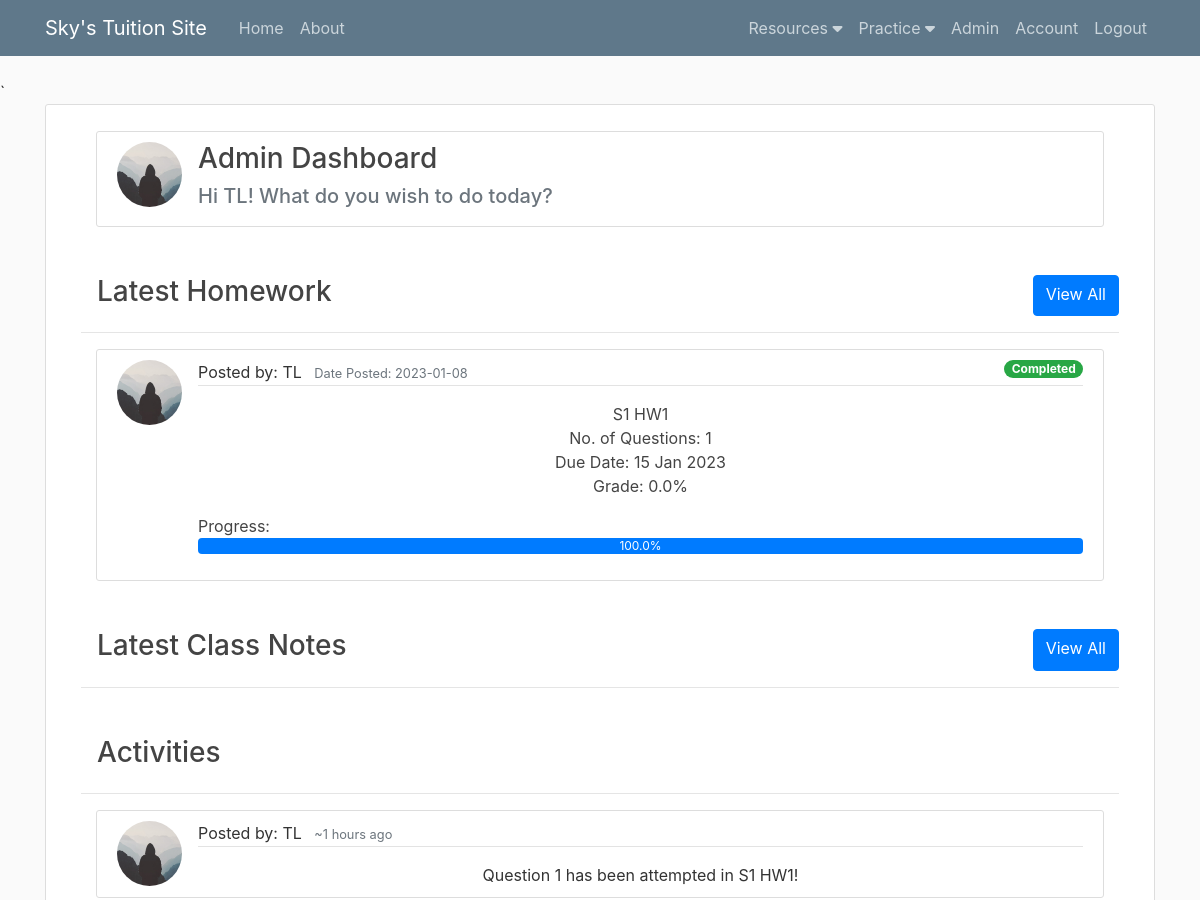
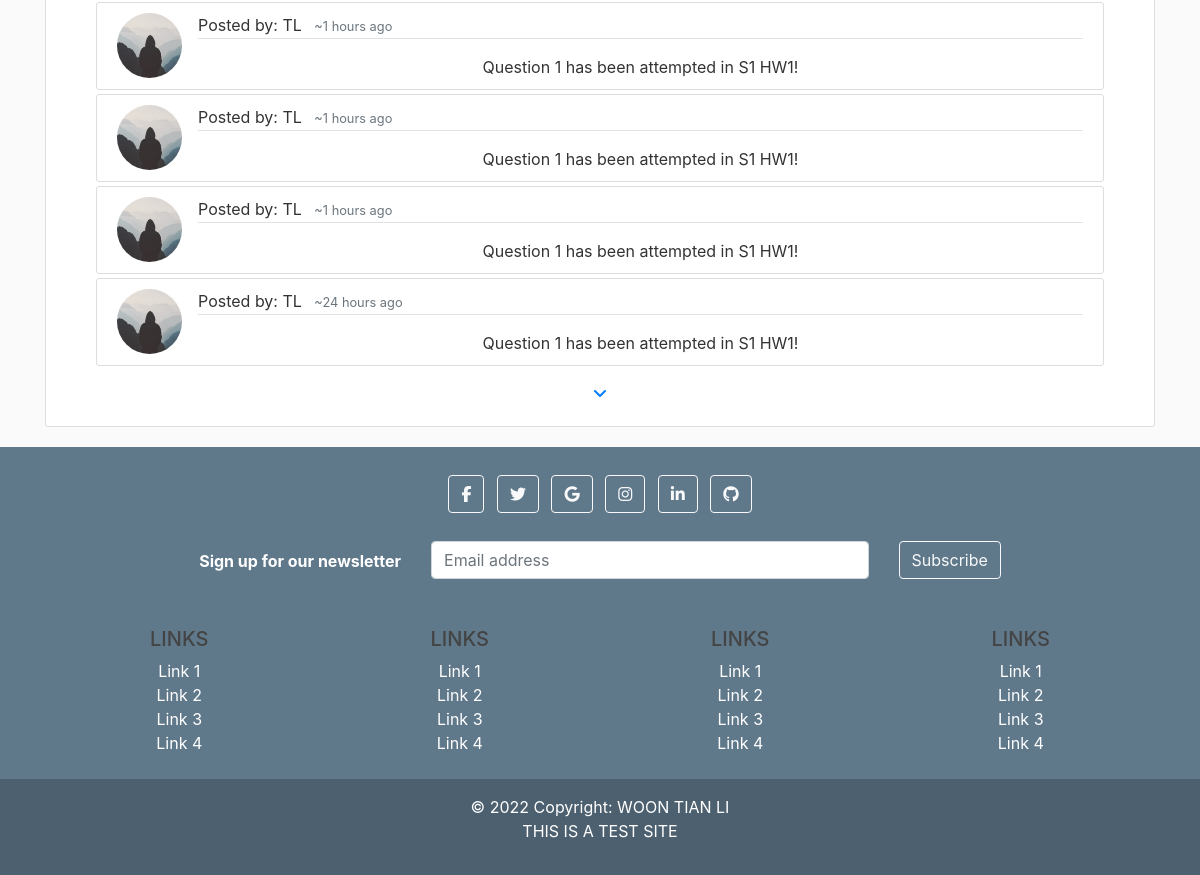
Screenshot of /home (signed in) with the database file from the repository (2 pictures, top to bottom).
### flaskblog/models.py (models this page shows, shortened)
class User(db.Model, UserMixin): #Creating user table in DB
    id = db.Column(db.Integer, primary_key = True) #ID defined as an integer and to be the primary key)
    username = db.Column(db.String(20), unique=True, nullable=False) #name to be a string, max 20 characters, must be unique, and required, cannot be null
    email = db.Column(db.String(120), unique=True, nullable=False)
    image_file = db.Column(db.String(20), nullable=False, default='default.jpg') #user image defaults to a default.jpg
    password = db.Column(db.String(60), nullable=False)
    account_type = db.Column(db.String(60), nullable=False)
    notes = db.relationship('Note', backref='author', lazy=True)
    homeworks = db.relationship('Homework', backref='author', lazy=True)
    activities = db.relationship('Activity', backref='author', lazy=True)
    topics = db.Column(db.String(1000))
    topics_check = db.Column(db.String(1000))
    description1 = db.Column(db.String(1000))
    date1 = db.Column(db.Date)
    time1 = db.Column(db.Time)
    description2 = db.Column(db.String(1000))
    date2 = db.Column(db.Date)
    time2 = db.Column(db.Time)
    description3 = db.Column(db.String(1000))
    date3 = db.Column(db.Date)
    time3 = db.Column(db.Time)
    description4 = db.Column(db.String(1000))
    date4 = db.Column(db.Date)
    time4 = db.Column(db.Time)
    grade = db.Column(db.String(200))

class Homework(db.Model): #Creating homework table in DB
    id = db.Column(db.Integer, primary_key = True)
    title = db.Column(db.String(100), nullable=False)
    student_id = db.Column(db.Integer, nullable=False)
    deadline = db.Column(db.DateTime, nullable=False, default = datetime.now)
    date_posted = db.Column(db.DateTime, nullable=False, default = datetime.now)
    user_id = db.Column(db.Integer, db.ForeignKey('user.id'), nullable=False) #foreign key links to User table
    questions = db.relationship('Question', backref='hwk', lazy=True)
    workings = db.relationship('Working', backref='hwk', lazy=True)

class Activity(db.Model):
    id = db.Column(db.Integer, primary_key = True)
    description = db.Column(db.String(1000), nullable=False)
    student_id = db.Column(db.Integer, nullable=False)
    date_posted = db.Column(db.DateTime, nullable=False, default = datetime.now)
    user_id = db.Column(db.Integer, db.ForeignKey('user.id'), nullable=False) #foreign key links to User table

### flaskblog/main/routes.py (the view, shortened to what this page needs)
@main.route("/") #Routes are created bring our browers to different pages. "/" represents the root or home page
@main.route("/home") #Both routes bring to the same page
@login_required
def home():
    image_file = url_for('static', filename='profile_pics/' + current_user.image_file)
    if current_user.topics:
        topics = current_user.topics.split(',')
        checks = current_user.topics_check.split(',')
    else:
        topics = []
        checks = []
    if current_user.account_type == 'Admin':
        homework = Homework.query.order_by(Homework.date_posted.desc()).first()
        note = Note.query.order_by(Note.date_posted.desc()).first()
        activities = Activity.query.order_by(Activity.date_posted.desc()).all()
    if homework == None:
        homework = []
        id_arr = []
    else:
        id_arr = [homework.id]
    if note == None:
        note = []
    date_now = datetime.datetime.now()
    activities_date_arr=[]
    for activity in activities:
        activities_date_arr.append(round((date_now-activity.date_posted).total_seconds()/3600))
    pt_arr = []
    question_count_arr = []
    attempt_percentage_arr = []
    correct_percentage_arr = []
    for i in id_arr:
        question_count_arr.append(Question.query.filter_by(homework_id=i).count())
        pt_arr.append(Working.query.filter_by(homework_id=i, point=0).count())
        if Question.query.filter_by(homework_id=i).count() != 0:
            attempt_percentage_arr.append(round((Working.query.filter_by(homework_id=i).count()/Question.query.filter_by(homework_id=i).count())*100,2))
            total_parts = 0
            wrong_parts = 0
            for j in Question.query.filter_by(homework_id=i).all():
                temp = 0
                for k in j.qn_answer.split(';'):
                    if k != "":
                        total_parts += 1
                        temp += 1
                try:
                    (Working.query.filter_by(question_id=j.id).first()).point
                except:
                    wrong_parts += temp
            for j in Working.query.filter_by(homework_id=i).all():
                wrong_parts += j.point
            correct_percentage_arr.append(round(((total_parts-wrong_parts)/total_parts)*100,2))
        else:
            attempt_percentage_arr.append(0)
            correct_percentage_arr.append(0)
    df = pd.DataFrame({'id': id_arr, 'pt': pt_arr, 'count': question_count_arr, 'attempt_percentage': attempt_percentage_arr, 'correct_percentage': correct_percentage_arr})
    return render_template('home.html', image_file=image_file, homework=homework, note=note, activities=activities,
                           activities_date_arr=activities_date_arr,df=df, topics=topics, checks=checks)

### flaskblog/models.py (called while the page is built)
@login_manager.user_loader
def load_user(user_id):
    return User.query.get(int(user_id))

### flaskblog/templates/home.html (shortened to what this page needs)
{% extends "layout.html" %}
{% block content %}
    <div class="content-section text-center" style="min-height:50vh">
        <div class="container-fluid">
            <div class="row">
                <div class="col">
                    <div class="col w-100 my-3">
                        <article class="media content-section">
                            <img class="rounded-circle article-img" src="{{ url_for('static', filename='profile_pics/' + current_user.image_file) }}">
                            <div class="media-body">
                                <div class="text-left">
                                    <h3 class="">
                                        {% if current_user.account_type == 'Admin' %}
                                        Admin Dashboard
                                        {% else %}
                                        Student Dashboard
                                        {% endif %}
                                    </h3>
                                    <h5 class="align-self-center text-muted">Hi {{ current_user.username }}! What do you wish to do today?</h5>
                                </div>
                            </div>
                        </article>
                    </div>
                    <div class="d-flex justify-content-between mt-5">
                        <h3 class="text-left mx-3">Latest Homework</h3>
                        <a class="btn btn-primary" href="{{ url_for('homeworks.homework_all', student='ALL') }}">View All</a>
                    </div>
                    <hr>
                    {% if homework %}
                        <div class="col w-100 my-3">
                            <article class="media content-section">
                                <img class="rounded-circle article-img" src="{{ url_for('static', filename='profile_pics/' + homework.author.image_file) }}">
                                <div class="media-body">
                                    <div class="article-metadata text-left">
                                        <a class="mr-2">Posted by: {{ homework.author.username }}</a>
                                        <small class="text-muted">Date Posted: {{ homework.date_posted.strftime('%Y-%m-%d') }}</small>
                                        {% if df[df['id']==homework.id]['attempt_percentage'].tolist()[0] == 100 %}
                                            <medium><span class="badge badge-pill badge-success float-right">Completed </span></medium>
                                        {% elif df[df['id']==homework.id]['attempt_percentage'].tolist()[0] == 0 %}
                                            <medium><span class="badge badge-pill badge-danger float-right">New!</span></medium>
                                        {% else %}
                                            <medium><span class="badge badge-pill badge-warning float-right">In Progress </span></medium>
                                        {% endif %}
                                    </div>
                                    <a class="article-title" href="{{ url_for('homeworks.homework', homework_id=homework.id) }}">
                                        <div class="row mt-3">
                                            <div class="col-12">
                                                <ul class="list-unstyled">
                                                    <li class="text-center">{{ homework.title }}</li>
                                                    <li class="text-center">No. of Questions: {{ df[df['id']==homework.id]['count'].tolist()[0] }}</li>
                                                    <li class="text-center">Due Date: {{ homework.deadline.strftime("%d %b %Y") }}</li>
                                                    <li class="text-center">Grade: {{ df[df['id']==homework.id]['correct_percentage'].tolist()[0] }}%</li>
                                                    <li class="mt-3 mb-0 text-left">
                                                        <h7 class="text-left">Progress: </h7>
                                                        <div class="progress">
                                                            <div class="progress-bar" role="progressbar" aria-valuenow="75" aria-valuemin="0" aria-valuemax="100" style=
                                                            "width: {{ df[df['id']==homework.id]['attempt_percentage'].tolist()[0] }}%">{{ df[df['id']==homework.id]['attempt_percentage'].tolist()[0] }}%</div>
                                                        </div>
                                                    </li>
                                                </ul>
                                            </div>
                                        </div>
                                    </a>
                                </div>
                            </article>
                        </div>
                    {% endif %}
                    <div class="d-flex justify-content-between mt-5">
                        <h3 class="text-left mx-3">Latest Class Notes</h3>
                        <a class="btn btn-primary" href="{{ url_for('notes.notes_all', student='ALL') }}">View All</a>
                    </div>
                    <hr>
                    <div class="d-flex justify-content-between mt-5">
                        <h3 class="text-left mx-3">Activities</h3>
                    </div>
                    <hr>
                    {% if activities %}
                        <div class="col w-100">
                            {% for activity in activities[0:5] %}
                                <article class="media content-section my-1">
                                    <img class="rounded-circle article-img" src="{{ url_for('static', filename='profile_pics/' + activity.author.image_file) }}">
                                    <div class="media-body">
                                        <div class="article-metadata text-left">
                                            <a class="mr-2">Posted by: {{ activity.author.username }}</a>
                                            <small class="text-muted">~{{ activities_date_arr[loop.index-1] }} hours ago</small>
                                        </div>
                                        <div class="row mt-3">
                                            <div class="col-12">
                                                <div>{{ activity.description }}</div>
                                            </div>
                                        </div>
                                    </div>
                                </article>
                            {% endfor %}
                        </div>
                        <button class="btn btn-link my-1" type="button" data-toggle="collapse" data-target="#moreactivities" aria-expanded="false" aria-controls="collapseExample">
                            <i class="fa-solid fa-angle-down"></i></button>
                    {% endif %}
                </div>
            </div>
        </div>
    </div>
{% endblock content %}

### flaskblog/static/main.css (style rules this page uses)
body { background: #fafafa; color: #333333; margin-top: 5rem; }
h1, h2, h3, h4, h5, h6 { color: #444444; }
.content-section { background: #ffffff; padding: 10px 20px; border: 1px solid #dddddd; border-radius: 3px; margin-bottom: 20px; }
.article-title { color: #444444; }
.article-img { height: 65px; width: 65px; margin-right: 16px; }
.article-metadata { padding-bottom: 1px; margin-bottom: 4px; border-bottom: 1px solid #e3e3e3 }

### rows the page displays
User: image_file (placeholder picture), username "TL", author.username "TL"
Homework: date_posted "2023-01-08", title "S1 HW1", id "1", deadline "15 Jan 2023"
Activity: image_file (placeholder picture), author.username "TL", user "1", description "Question 1 has been attempted in S1 HW1!"
Activity: image_file (placeholder picture), author.username "TL", user "1", description "Question 1 has been attempted in S1 HW1!"
Activity: image_file (placeholder picture), author.username "TL", user "1", description "Question 1 has been attempted in S1 HW1!"
Activity: image_file (placeholder picture), author.username "TL", user "1", description "Question 1 has been attempted in S1 HW1!"
Activity: image_file (placeholder picture), author.username "TL", activities_date_arr "24", description "Question 1 has been attempted in S1 HW1!"

### other values shown
{{ df[df['id']==homework.id]['correct_percentage'].tolist()[0] }} "0.0"
{{ df[df['id']==homework.id]['attempt_percentage'].tolist()[0] }} "100.0"
